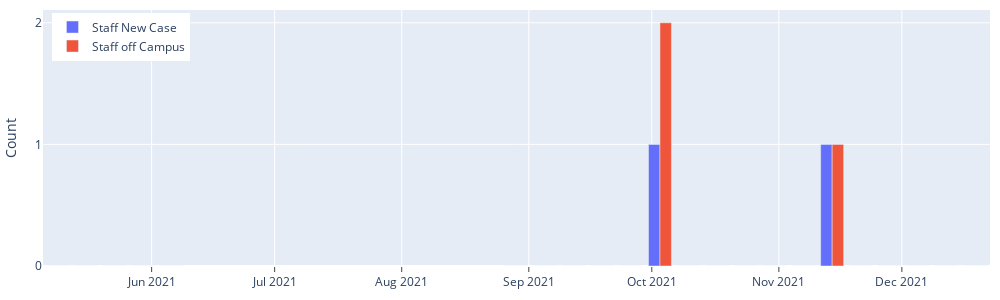

Notebook code for this chart:
### Code cell
BARCHART_LAYOUT = dict(
    barmode='group',
    legend = dict(yanchor='top', y=0.99, xanchor='left',x=0.01),
    margin={"r":10,"t":10,"l":10,"b":10},
    width = 1000,
    height = 300,
    hovermode='x unified',
    hoverlabel=dict(bgcolor='white',font_size=10))

# staff new case and off-campus plot - Mehlville High School
plot_staf = go.Figure(data=[go.Bar(
    name = 'Staff New Case',
    x = df_schl.date,
    y = df_schl.staff_newPos.values
   ),
                       go.Bar(
    name = 'Staff off Campus',
    x = df_schl.date,
    y = df_schl.staff_offCampus
   )
])

plot_staf.update_layout(BARCHART_LAYOUT)
plot_staf.update_xaxes(showgrid=True, ticks='outside', tickson='boundaries', ticklen=5)
plot_staf.update_yaxes(tick0=0, dtick=1, title_text='Count')
                  
plot_staf.show()

### Figure 1 — Plotly figure (JSON) as saved in the notebook; plotly's stock layout.template omitted (floating-point values rounded to 4 significant figures)
{"data": [{"name": "Staff New Case", "type": "bar", "x": ["2021-05-09T00:00:00", "2021-05-16T00:00:00", "2021-05-23T00:00:00", "2021-05-30T00:00:00", "2021-06-06T00:00:00", "2021-08-29T00:00:00", "2021-09-05T00:00:00", "2021-09-12T00:00:00", "2021-09-19T00:00:00", "2021-09-26T00:00:00", "2021-10-03T00:00:00", "2021-10-10T00:00:00", "2021-10-17T00:00:00", "2021-10-24T00:00:00", "2021-10-31T00:00:00", "2021-11-07T00:00:00", "2021-11-14T00:00:00", "2021-11-21T00:00:00", "2021-11-28T00:00:00", "2021-12-05T00:00:00", "2021-12-12T00:00:00", "2021-12-19T00:00:00"], "y": [0, 0, 0, 0, 0, 0, 0, 0, 0, 0, 1, 0, 0, 0, 0, 0, 1, 0, 0, 0, 0, 0]}, {"name": "Staff off Campus", "type": "bar", "x": ["2021-05-09T00:00:00", "2021-05-16T00:00:00", "2021-05-23T00:00:00", "2021-05-30T00:00:00", "2021-06-06T00:00:00", "2021-08-29T00:00:00", "2021-09-05T00:00:00", "2021-09-12T00:00:00", "2021-09-19T00:00:00", "2021-09-26T00:00:00", "2021-10-03T00:00:00", "2021-10-10T00:00:00", "2021-10-17T00:00:00", "2021-10-24T00:00:00", "2021-10-31T00:00:00", "2021-11-07T00:00:00", "2021-11-14T00:00:00", "2021-11-21T00:00:00", "2021-11-28T00:00:00", "2021-12-05T00:00:00", "2021-12-12T00:00:00", "2021-12-19T00:00:00"], "y": [0, 0, 0, 0, 0, 0, 0, 0, 0, 0, 2, 0, 0, 0, 0, 0, 1, 0, 0, 0, 0, 0]}], "layout": {"barmode": "group", "height": 300, "hoverlabel": {"bgcolor": "white", "font": {"size": 10}}, "hovermode": "x unified", "legend": {"x": 0.01, "xanchor": "left", "y": 0.99, "yanchor": "top"}, "margin": {"b": 10, "l": 10, "r": 10, "t": 10}, "width": 1000, "xaxis": {"showgrid": true, "ticklen": 5, "ticks": "outside", "tickson": "boundaries"}, "yaxis": {"dtick": 1, "tick0": 0, "title": {"text": "Count"}}}}
